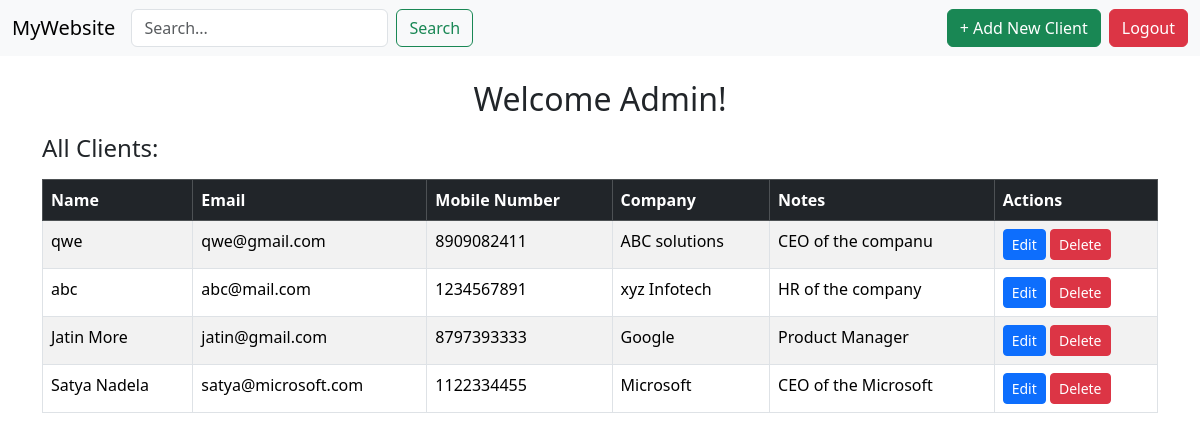
The app's page / (signed in) with its own data.
### tables this page shows
CREATE TABLE IF NOT EXISTS `clients` (
  `id` int NOT NULL AUTO_INCREMENT,
  `name` varchar(255) NOT NULL,
  `email` varchar(255) NOT NULL,
  `mobile` varchar(10) NOT NULL,
  `company` varchar(255) NOT NULL,
  `notes` text NOT NULL,
  PRIMARY KEY (`id`)
);

### index.php (the view, shortened to what this page needs)
<?php include('includes/dbconnect.php'); ?>
<!DOCTYPE html>
<html lang="en">
<head>
    <link rel="stylesheet" href="bootstrap/css/bootstrap.min.css">
</head>
<body>
<nav class="navbar navbar-expand-lg navbar-light bg-light">
    <div class="container-fluid">
        <a class="navbar-brand" href="index.php">MyWebsite</a>
        <div class="collapse navbar-collapse" id="navbarSupportedContent">
            <form class="d-flex me-auto" method="GET">
                <input class="form-control me-2" type="search" name="search" placeholder="Search..."
                       aria-label="Search" value="<?= isset($_GET['search']) ? htmlspecialchars($_GET['search']) : '' ?>">
                <button class="btn btn-outline-success" type="submit">Search</button>
            </form>
            <div class="d-flex gap-2 align-items-center">
    <a href="clients/add.php" class="btn btn-success">+ Add New Client</a>
    <a href="logout.php" class="btn btn-danger">Logout</a>
</div>
        </div>
    </div>
</nav>
<div class="container mt-4">
    <h2 class="mb-3 text-center">Welcome Admin!</h2>
    <h4>All Clients:</h4>
    <?php
    $searchTerm = isset($_GET['search']) ? trim($_GET['search']) : '';
    if ($searchTerm !== '') {
        $stmt = $conn->prepare("SELECT * FROM clients WHERE name LIKE ? OR email LIKE ? OR mobile LIKE ? OR company LIKE ?");
        $likeTerm = "%" . $searchTerm . "%";
        $stmt->bind_param("ssss", $likeTerm, $likeTerm, $likeTerm, $likeTerm);
        $stmt->execute();
        $result = $stmt->get_result();
    } else {
        $result = $conn->query("SELECT * FROM clients");
    }
    ?>
    <?php if ($result->num_rows > 0): ?>
        <table class="table table-bordered table-striped mt-3">
            <thead class="table-dark">
            <tr>
                <th>Name</th>
                <th>Email</th>
                <th>Mobile Number</th>
                <th>Company</th>
                <th>Notes</th>
                <th>Actions</th>
            </tr>
            </thead>
            <tbody>
            <?php while ($row = $result->fetch_assoc()):
                $match = false;
            ?>
                <tr class="<?= $match ? 'highlight' : '' ?>">
                    <td><?= htmlspecialchars($row['name']) ?></td>
                    <td><?= htmlspecialchars($row['email']) ?></td>
                    <td><?= htmlspecialchars($row['mobile']) ?></td>
                    <td><?= htmlspecialchars($row['company']) ?></td>
                    <td><?= htmlspecialchars($row['notes']) ?></td>
                    <td>
                        <a href="clients/edit.php?id=<?= $row['id'] ?>" class="btn btn-sm btn-primary">Edit</a>
                        <a href="clients/delete.php?id=<?= $row['id'] ?>" class="btn btn-sm btn-danger"
                           onclick="return confirm('Are you sure to delete?');">Delete</a>
                    </td>
                </tr>
            <?php endwhile; ?>
            </tbody>
        </table>
    <?php else: ?>
        <div class="alert alert-warning mt-3">
            No matching records found for "<strong><?= htmlspecialchars($searchTerm) ?></strong>".
        </div>
    <?php endif; ?>
</div>
</body>
</html>

### records on screen
clients: name "qwe", email "qwe@gmail.com", mobile "8909082411", company "ABC solutions", notes "CEO of the companu"
clients: name "abc", email "abc@mail.com", mobile "1234567891", company "xyz Infotech", notes "HR of the company"
clients: name "Jatin More", email "jatin@gmail.com", mobile "8797393333", company "Google", notes "Product Manager"
clients: name "Satya Nadela", email "satya@microsoft.com", mobile "1122334455", company "Microsoft", notes "CEO of the Microsoft"
